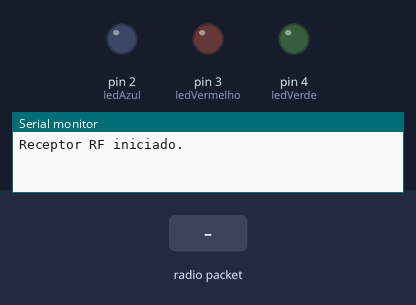
Bench run of a sketch on a simulated Arduino Uno, built with avr-gcc and run on an emulated ATmega328P. On the bench: output pins drawn as LEDs (lit = HIGH), the last lines printed to the serial monitor. The test bench sets the inputs (shaded band). No radio packets arrive unless stated.

Above: at 1.2 s.
1.3 s: radio packet "1" arrives
At 1.7 s:
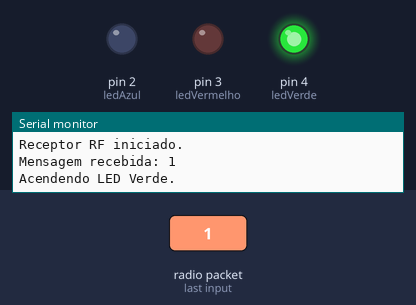
3.3 s: radio packet "2" arrives
At 3.7 s:
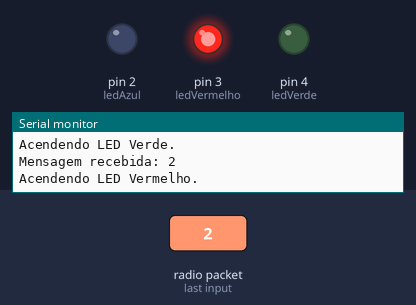
5.3 s: radio packet "3" arrives
At 5.7 s:
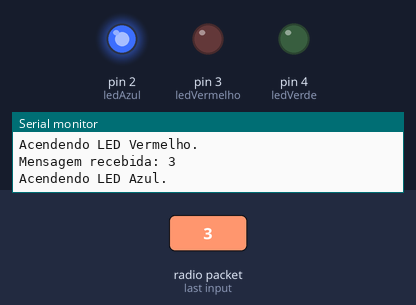
Timing chart, 0 to 8.3 s (numbered marks = the images above; inputs shaded):
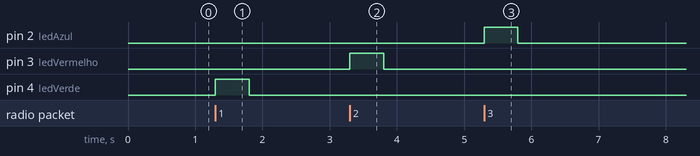

Measured:
- after the input at 1.3 s, pin 4 (ledVerde): LOW → HIGH at once, → LOW 0.50 s later
- after the input at 3.3 s, pin 3 (ledVermelho): LOW → HIGH at once, → LOW 0.50 s later
- after the input at 5.3 s, pin 2 (ledAzul): LOW → HIGH at once, → LOW 0.50 s later

The sketch:

Modulo_RF_433_MHz_Receptor_com_Leds.ino
```cpp
#include <RH_ASK.h>
#include <SPI.h>

#define ledAzul 2
#define ledVermelho 3
#define ledVerde 4

RH_ASK receptor;

void setup() {
  Serial.begin(9600); // Inicializa a comunicação serial
  pinMode(ledAzul, OUTPUT);
  pinMode(ledVerde, OUTPUT);
  pinMode(ledVermelho, OUTPUT);

  receptor.init();
  Serial.println("Receptor RF iniciado.");
}

void loop() {
  uint8_t buf[10];
  uint8_t buflen = sizeof(buf);

  if (receptor.recv(buf, &buflen)) {
    buf[buflen] = '\0'; // Garante que seja uma string válida
    Serial.print("Mensagem recebida: ");
    Serial.println((char*)buf);

    // Percorre a sequência recebida e aciona os LEDs na ordem certa
    for (int i = 0; i < buflen; i++) {
      if (buf[i] == '1') {
        Serial.println("Acendendo LED Verde.");
        digitalWrite(ledVerde, HIGH);
        delay(500);
        digitalWrite(ledVerde, LOW);
      }
      if (buf[i] == '2') {
        Serial.println("Acendendo LED Vermelho.");
        digitalWrite(ledVermelho, HIGH);
        delay(500);
        digitalWrite(ledVermelho, LOW);
      }
      if (buf[i] == '3') {
        Serial.println("Acendendo LED Azul.");
        digitalWrite(ledAzul, HIGH);
        delay(500);
        digitalWrite(ledAzul, LOW);
      }
      delay(500); // Pequena pausa entre os LEDs
    }
  }
}
```
